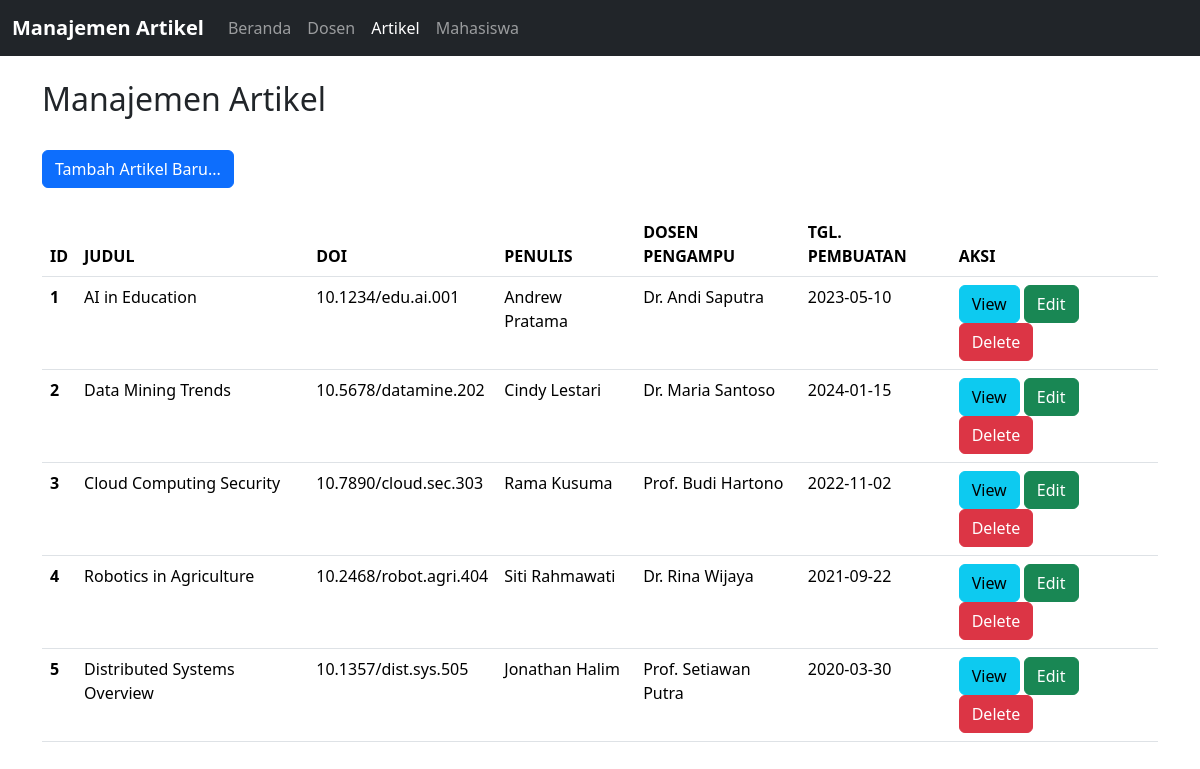
/Project/index.php?page=articles, run on the app's committed database.
### tables this page shows
CREATE TABLE articles (
    id INT AUTO_INCREMENT PRIMARY KEY,
    title VARCHAR(128) NOT NULL,
    description MEDIUMTEXT,
    doi VARCHAR(255) NOT NULL UNIQUE,
    creator_id INT NOT NULL,
    lecturer_id INT NOT NULL,
    creation_date DATE NOT NULL,
    FOREIGN KEY (creator_id) REFERENCES students(id),
    FOREIGN KEY (lecturer_id) REFERENCES lecturers(id)
);

CREATE TABLE students (
    id INT AUTO_INCREMENT PRIMARY KEY,
    name VARCHAR(128) NOT NULL,
    nim VARCHAR(16) NOT NULL UNIQUE,
    phone VARCHAR(32) NOT NULL,
    join_date DATE NOT NULL,
    lecturer_id INT NOT NULL,
    FOREIGN KEY (lecturer_id) REFERENCES lecturers(id)
);

CREATE TABLE lecturers (
    id INT AUTO_INCREMENT PRIMARY KEY,
    name VARCHAR(128) NOT NULL,
    nidn VARCHAR(16) NOT NULL UNIQUE,
    phone VARCHAR(32) NOT NULL,
    join_date DATE NOT NULL
);

### Project/controllers/ArticleController.php (called while the page is built, shortened)
<?php
include_once("models/Article.php");
class ArticleController {
    private $article_model;
    private $view;
    public function __construct() {
        $this->article_model = new Article();
        $this->view = "views/ArticleView.php";
    }
    public function render() {
        $article_data = $this->article_model->getAllArticles();
        include_once($this->view);
    }
}
?>

### Project/models/Database.php (called while the page is built)
<?php
class Database {
    private $host = "localhost";
    private $username = "root";
    private $password = "";
    private $dbname = "tp8_mvc25";
    public $db;
    public function __construct() {
        try {
            $this->db = new PDO("mysql:host=$this->host;dbname=$this->dbname", $this->username, $this->password);
            $this->db->setAttribute(PDO::ATTR_ERRMODE, PDO::ERRMODE_EXCEPTION);
        } catch (PDOException $e) {
            die("Database connection failed: " . $e->getMessage());
        }
    }
    public function executeQuery($query, $params = []) {
        try {
            $stmt = $this->db->prepare($query);
            $stmt->execute($params);
            return $stmt;
        } catch (PDOException $e) {
            die("Error executing database query due to: " . $e->getMessage());
        }
    }
}
?>

### Project/models/Article.php (called while the page is built, shortened)
<?php
include_once("models/Database.php");
class Article extends Database {
    private $table_name = "articles";
    public function getAllArticles() {
        $stmt = $this->executeQuery("SELECT articles.id, articles.title, articles.description, articles.doi, articles.creator_id, students.name AS creator_name, articles.lecturer_id, lecturers.name AS lecturer_name, articles.creation_date
                                            FROM $this->table_name
                                            INNER JOIN students ON articles.creator_id = students.id
                                            INNER JOIN lecturers ON articles.lecturer_id = lecturers.id");
        if (isset($stmt)) {
            return $stmt->fetchAll(PDO::FETCH_ASSOC);
        }
    }
}
?>

### Project/views/ArticleView.get.php (the view)
<div class="row mb-4 ">
	<div class="col-md-12">
		<h2 class="heading-section">Manajemen Artikel</h2>
	</div>
</div>
<div class="mb-4">
    <button type="button" onclick="location.href='?page=articles&action=add'" class="btn mb-2 mb-md-0 btn-primary">Tambah Artikel Baru...</button>
</div>
<table class="table">
    <thead>
        <tr>
        <th>ID</th>
        <th>JUDUL</th>
        <th>DOI</th>
        <th>PENULIS</th>
        <th>DOSEN PENGAMPU</th>
        <th>TGL. PEMBUATAN</th>
        <th>AKSI</th>
        </tr>
    </thead>
    <tbody>
        <?php
            foreach ($article_data as $row):
                $del_script = "if (confirm(\"Yakin ingin menghapus data?\")) { location.href = \"?page=articles&action=delete&id=$row[id]\" }";
                echo "
            <tr>
                <th>$row[id]</th>
                <td>$row[title]</td>
                <td>$row[doi]</td>
                <td>$row[creator_name]</td>
                <td>$row[lecturer_name]</td>
                <td>$row[creation_date]</td>
                <td>
                    <a class='btn btn-info' href='?page=articles&action=view&id=$row[id]'>View</a>
                    <a class='btn btn-success' href='?page=articles&action=edit&id=$row[id]'>Edit</a>
                    <button class='btn btn-danger' type='button' onclick='$del_script'>Delete</button>
                </td>
            </tr>
            ";
            endforeach;
        ?>
    </tbody>
</table>

### data on the page
articles: id "1", title "AI in Education", doi "10.1234/edu.ai.001", creator.name "Andrew Pratama", lecturer.name "Dr. Andi Saputra", creation_date "2023-05-10"
articles: id "2", title "Data Mining Trends", doi "10.5678/datamine.202", creator.name "Cindy Lestari", lecturer.name "Dr. Maria Santoso", creation_date "2024-01-15"
articles: id "3", title "Cloud Computing Security", doi "10.7890/cloud.sec.303", creator.name "Rama Kusuma", lecturer.name "Prof. Budi Hartono", creation_date "2022-11-02"
articles: id "4", title "Robotics in Agriculture", doi "10.2468/robot.agri.404", creator.name "Siti Rahmawati", lecturer.name "Dr. Rina Wijaya", creation_date "2021-09-22"
articles: id "5", title "Distributed Systems Overview", doi "10.1357/dist.sys.505", creator.name "Jonathan Halim", lecturer.name "Prof. Setiawan Putra", creation_date "2020-03-30"
